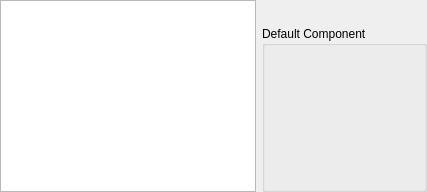
<?xml version="1.0" encoding="UTF-8"?>
<ui version="4.0">
 <class>ComponentChooser_UI</class>
 <widget class="QWidget" name="ComponentChooser_UI">
  <property name="geometry">
   <rect>
    <x>0</x>
    <y>0</y>
    <width>427</width>
    <height>192</height>
   </rect>
  </property>
  <layout class="QGridLayout">
   <property name="margin">
    <number>0</number>
   </property>
   <item row="2" column="1">
    <widget class="QGroupBox" name="GroupBox1">
     <property name="sizePolicy">
      <sizepolicy hsizetype="Preferred" vsizetype="Preferred">
       <horstretch>0</horstretch>
       <verstretch>0</verstretch>
      </sizepolicy>
     </property>
     <property name="whatsThis">
      <string>Here you can change the component program. Components are programs that handle basic tasks, like the terminal emulator, the text editor and the email client. Different KDE applications sometimes need to invoke a console emulator, send a mail or display some text. To do so consistently, these applications always call the same components. You can choose here which programs these components are.</string>
     </property>
     <property name="title">
      <string>Default Component</string>
     </property>
     <layout class="QVBoxLayout">
      <item>
       <widget class="QStackedWidget" name="configContainer"/>
      </item>
     </layout>
    </widget>
   </item>
   <item row="0" column="0" rowspan="3">
    <widget class="KListWidget" name="ServiceChooser">
     <property name="whatsThis">
      <string>&lt;qt&gt;
&lt;p&gt;This list shows the configurable component types. Click the component you want to configure.&lt;/p&gt;
&lt;p&gt;In this dialog you can change KDE default components. Components are programs that handle basic tasks, like the terminal emulator, the text editor and the email client. Different KDE applications sometimes need to invoke a console emulator, send a mail or display some text. To do so consistently, these applications always call the same components. Here you can select which programs these components are.&lt;/p&gt;
&lt;/qt&gt;</string>
     </property>
     <property name="uniformItemSizes">
      <bool>true</bool>
     </property>
    </widget>
   </item>
   <item row="1" column="1">
    <widget class="QLabel" name="ComponentDescription">
     <property name="sizePolicy">
      <sizepolicy hsizetype="Preferred" vsizetype="Fixed">
       <horstretch>0</horstretch>
       <verstretch>0</verstretch>
      </sizepolicy>
     </property>
     <property name="alignment">
      <set>Qt::AlignLeading|Qt::AlignLeft|Qt::AlignTop</set>
     </property>
     <property name="wordWrap">
      <bool>true</bool>
     </property>
    </widget>
   </item>
  </layout>
 </widget>
 <customwidgets>
  <customwidget>
   <class>KListWidget</class>
   <extends>QListWidget</extends>
   <header>klistwidget.h</header>
  </customwidget>
 </customwidgets>
 <connections/>
</ui>
